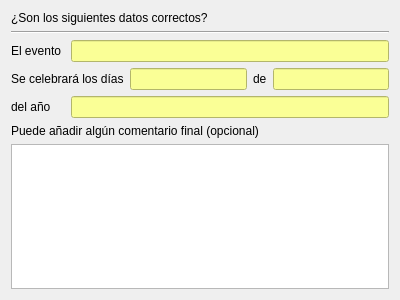
<?xml version="1.0" encoding="UTF-8"?>
<ui version="4.0">
 <class>WEventoPaginaFinal</class>
 <widget class="QWizardPage" name="WEventoPaginaFinal">
  <property name="geometry">
   <rect>
    <x>0</x>
    <y>0</y>
    <width>400</width>
    <height>300</height>
   </rect>
  </property>
  <property name="windowTitle">
   <string>WizardPage</string>
  </property>
  <property name="title">
   <string>Revisa los datos antes de crear el evento</string>
  </property>
  <property name="subTitle">
   <string>Comprueba que los datos son correctos; de no ser así, vuelve atrás y modificalos a tu gusto.</string>
  </property>
  <layout class="QVBoxLayout" name="verticalLayout">
   <item>
    <layout class="QVBoxLayout" name="verticalLayout_2">
     <item>
      <widget class="QLabel" name="label_6">
       <property name="sizePolicy">
        <sizepolicy hsizetype="Preferred" vsizetype="Fixed">
         <horstretch>0</horstretch>
         <verstretch>0</verstretch>
        </sizepolicy>
       </property>
       <property name="text">
        <string>¿Son los siguientes datos correctos?</string>
       </property>
      </widget>
     </item>
     <item>
      <widget class="Line" name="line">
       <property name="orientation">
        <enum>Qt::Horizontal</enum>
       </property>
      </widget>
     </item>
     <item>
      <layout class="QGridLayout" name="gridLayout">
       <item row="0" column="0">
        <widget class="QLabel" name="label">
         <property name="text">
          <string>El evento</string>
         </property>
        </widget>
       </item>
       <item row="0" column="1" colspan="4">
        <widget class="QLineEdit" name="eventoLine">
         <property name="styleSheet">
          <string notr="true">QLineEdit {
	background-color: rgb(250, 255, 150);
}</string>
         </property>
         <property name="readOnly">
          <bool>true</bool>
         </property>
        </widget>
       </item>
       <item row="1" column="0" colspan="2">
        <widget class="QLabel" name="label_2">
         <property name="text">
          <string>Se celebrará los días</string>
         </property>
        </widget>
       </item>
       <item row="1" column="2">
        <widget class="QLineEdit" name="diasLine">
         <property name="styleSheet">
          <string notr="true">QLineEdit {
	background-color: rgb(250, 255, 150);
}</string>
         </property>
         <property name="readOnly">
          <bool>true</bool>
         </property>
        </widget>
       </item>
       <item row="1" column="3">
        <widget class="QLabel" name="label_3">
         <property name="text">
          <string>de</string>
         </property>
        </widget>
       </item>
       <item row="1" column="4">
        <widget class="QLineEdit" name="mesesLine">
         <property name="styleSheet">
          <string notr="true">QLineEdit {
	background-color: rgb(250, 255, 150);
}</string>
         </property>
         <property name="readOnly">
          <bool>true</bool>
         </property>
        </widget>
       </item>
       <item row="2" column="0">
        <widget class="QLabel" name="label_4">
         <property name="text">
          <string>del año</string>
         </property>
        </widget>
       </item>
       <item row="2" column="1" colspan="4">
        <widget class="QLineEdit" name="yearLine">
         <property name="styleSheet">
          <string notr="true">QLineEdit {
	background-color: rgb(250, 255, 150);
}</string>
         </property>
         <property name="readOnly">
          <bool>true</bool>
         </property>
        </widget>
       </item>
      </layout>
     </item>
     <item>
      <widget class="QLabel" name="label_5">
       <property name="text">
        <string>Puede añadir algún comentario final (opcional)</string>
       </property>
      </widget>
     </item>
     <item>
      <widget class="QTextEdit" name="comentBox"/>
     </item>
     <item>
      <spacer name="verticalSpacer_2">
       <property name="orientation">
        <enum>Qt::Vertical</enum>
       </property>
       <property name="sizeHint" stdset="0">
        <size>
         <width>20</width>
         <height>40</height>
        </size>
       </property>
      </spacer>
     </item>
    </layout>
   </item>
  </layout>
 </widget>
 <resources/>
 <connections/>
</ui>
